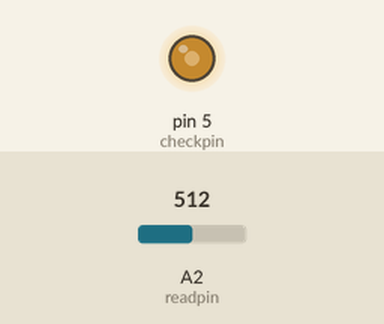
This sketch was run on a simulated Arduino Uno, built with avr-gcc and run on an emulated ATmega328P. Shown: output pins drawn as LEDs (lit = HIGH). The test bench sets the inputs (shaded band); at power-on: A2 (readpin) = 512.

Above: at 1.2 s.
1.3 s: A2 (readpin) set to 716
At 2.2 s:
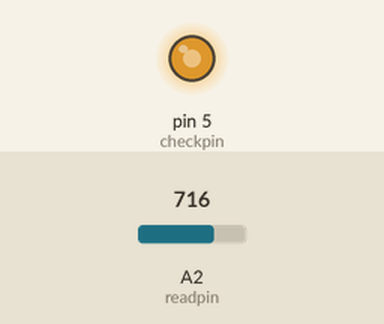
2.8 s: A2 (readpin) set to 900
At 3.3 s:
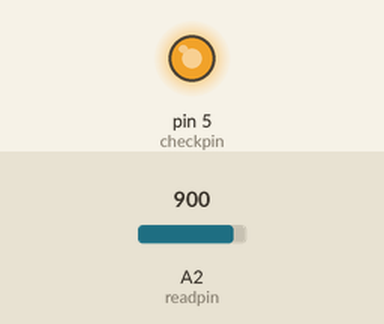
4.3 s: A2 (readpin) set to 122
At 5.5 s:
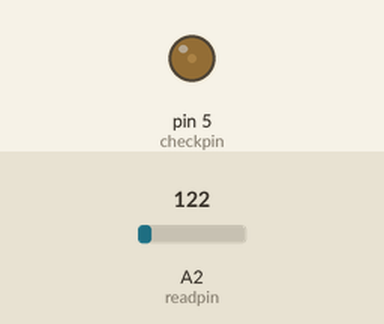
5.8 s: A2 (readpin) set to 0
At 6.8 s:
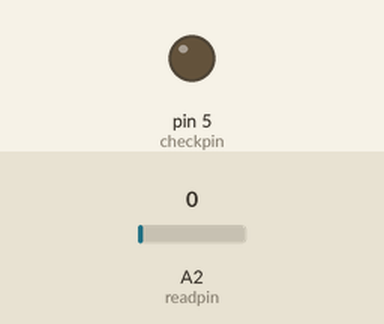
7.3 s: A2 (readpin) set to 511
At 8.0 s:
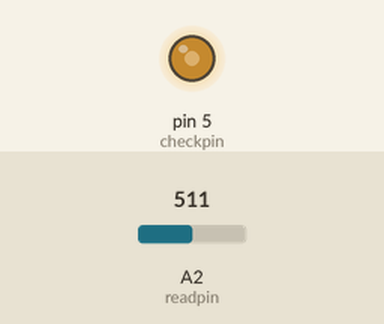
Timing chart, 0 to 9.8 s (numbered marks = the images above; inputs shaded):
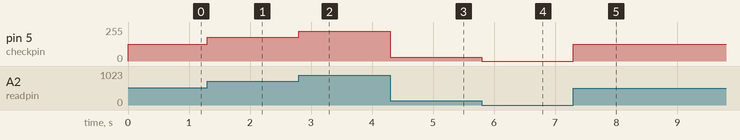

Measured:
- after the input at 1.3 s, pin 5 (checkpin): 127/255 → 178/255 at once
- after the input at 2.8 s, pin 5 (checkpin): 178/255 → 224/255 at once
- after the input at 4.3 s, pin 5 (checkpin): 224/255 → 30/255 at once
- after the input at 5.8 s, pin 5 (checkpin): 30/255 → 0/255 at once
- after the input at 7.3 s, pin 5 (checkpin): 0/255 → 127/255 at once

The sketch:

led_dimmer.ino
```cpp
int readpin=A2;
int checkpin=5;
int val;
float v2;
void setup() {
  // put your setup code here, to run once:
 pinMode(readpin,INPUT);
 pinMode(checkpin,OUTPUT);
}

void loop() {
  // put your main code here, to run repeatedly:
  val=analogRead(readpin);
  v2=(255./1023.)*val;
  analogWrite(checkpin,v2);
}
```
